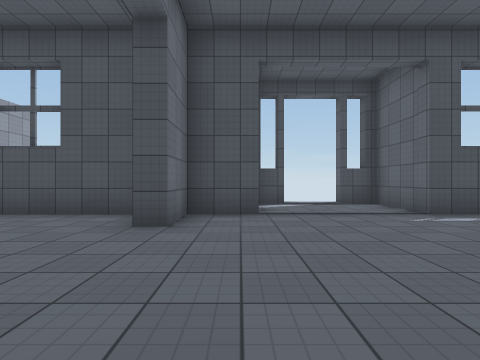
View 1 (above)

23 first-person views from a walk through a Unity game level. The camera is 1.3 m above the floor, looks level and sees 80° across. The floor is counted in squares, 2 m on a side. Each view is taken from the middle of a square. On the plan, view 1 faces up. The plan holds only what a view shows up to about 9 squares ahead; the rest is blank. The place goes on beyond the plan. The player character is not drawn. Door leaves are left out, so doorways stand open. Surface patterns are stand-ins for the level's own textures.

View 2
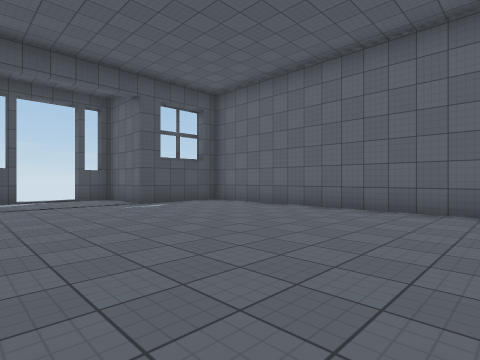

View 3
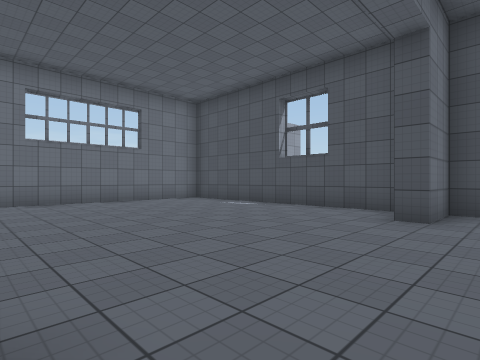

View 4
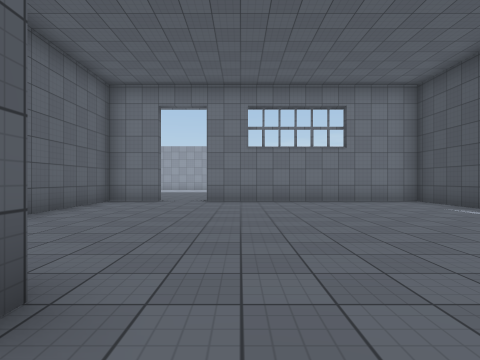

View 5
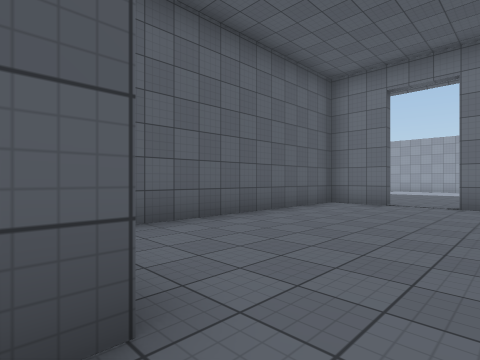

View 6
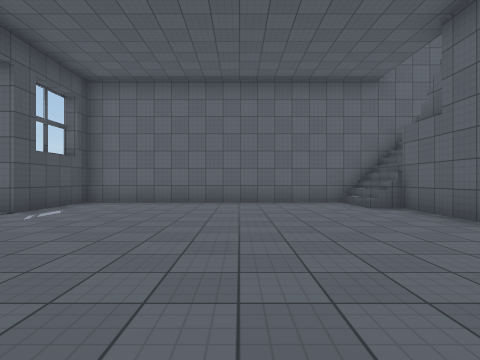

View 7
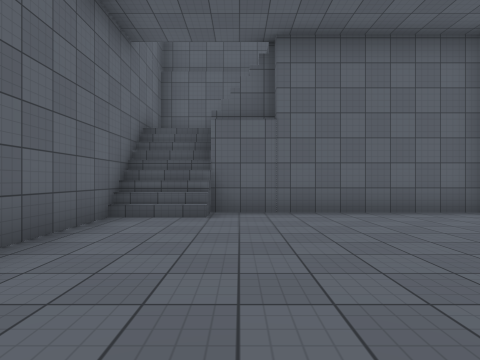

View 8
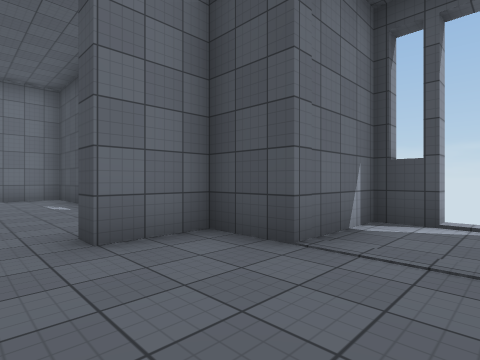

View 9
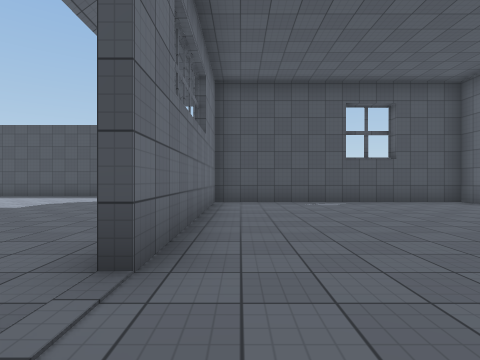

View 10
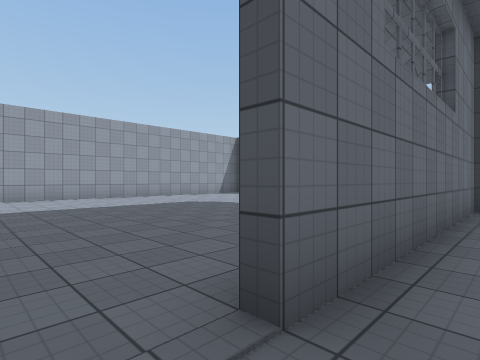

View 11
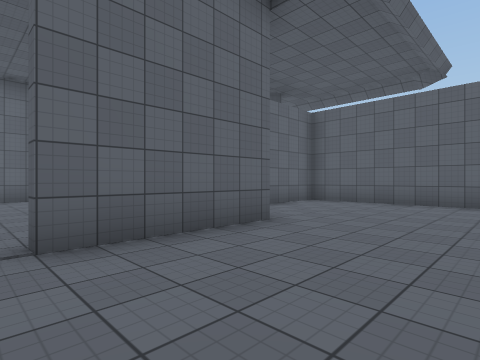

View 12
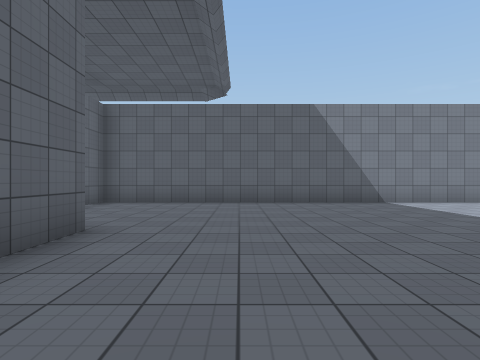

View 13
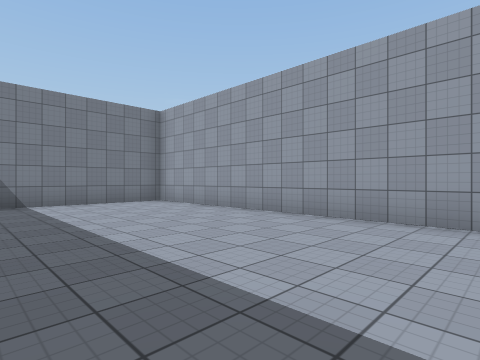

View 14
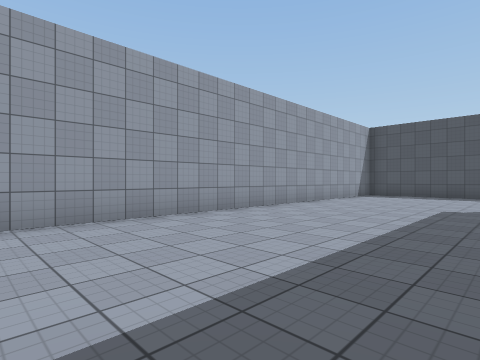

View 15
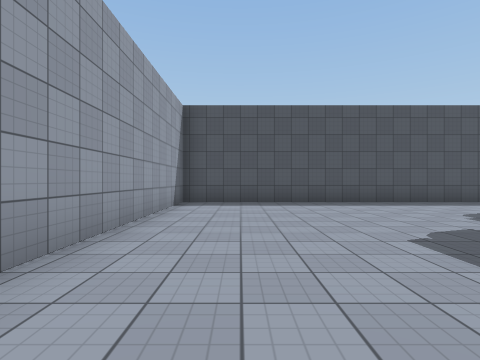

View 16
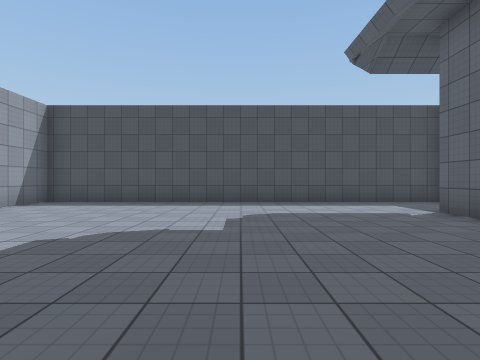

View 17
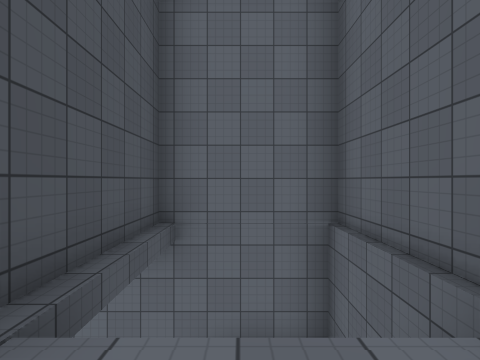

View 18
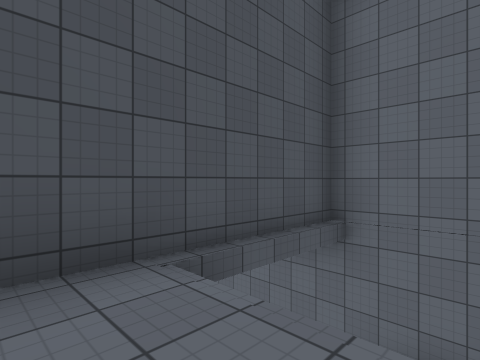

View 19
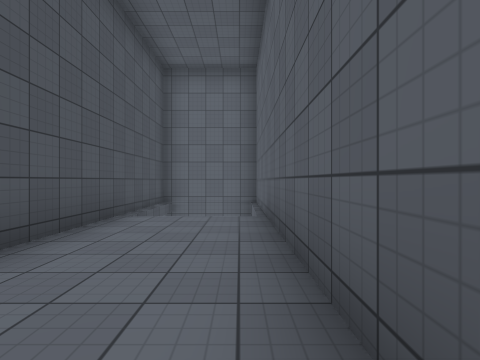

View 20
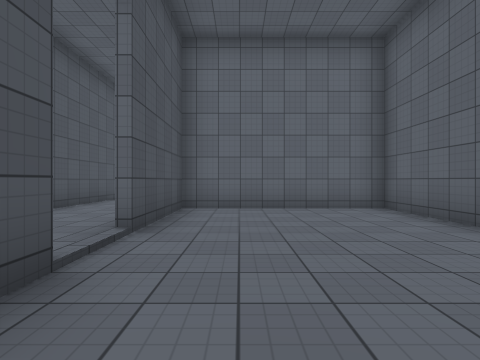

View 21
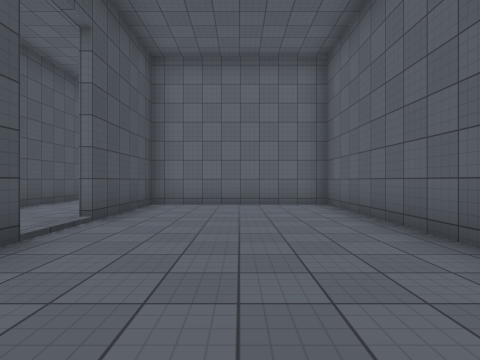

View 22
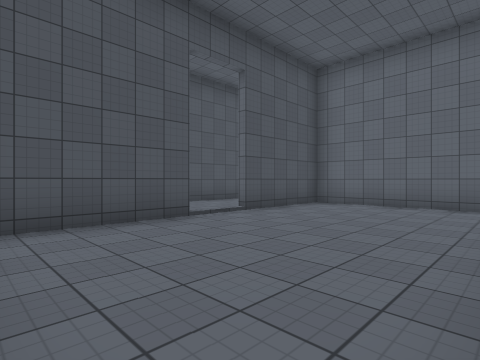

View 23
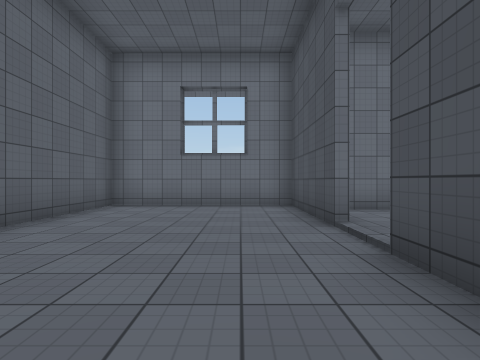

### Floor plan
Key: @ floor where view 1 was taken; # wall or solid block; x gap in a wall; . main floor; : floor 3.75 m higher than the main floor; + floor 7.75 m higher than the main floor; / step, stairs or slope; D open door.
Columns run from 19 left of view 1 to 7 right of it. Each row starts with its distance up from view 1.
  9 #############
  8 #...........       #xDx#
  7 #...........       #.D.#
  6 #..........#########...####
  5 #.........##......#.......#
  4 #.........#.......#.......#
  3 #.........#...............#
  2 #.........#...............#
  1 #.........#...............#
  0 #.........#........@......#
 -1 #.........D...............#
 -2 #.........D.......#.....//#
 -3 #.........#.......######//#
 -4 #.........###/////++++/  :#
 -5 #.........###+++++++++// :#
 -6 #.......... ####+##########
 -7 #..........//+++++++#
 -8 #..........//+++++++#
 -9 #..........//+++++++#
-10 #..........#/+++++++#
-11 #####################

Positions as (right, up) in squares from view 1, and headings:
1: (0, 0), facing up
2: (0, -2), facing up-right
3: (0, -1), facing up-left
4: (0, 0), facing left
5: (-1, 0), facing down-left
6: (-2, 1), facing right
7: (4, 3), facing down
8: (2, 3), facing up-left
9: (-8, -3), facing up
10: (-8, -2), facing up-left
11: (-12, -2), facing down-right
12: (-11, -2), facing down
13: (-14, -2), facing down-left
14: (-14, -4), facing up-left
15: (-17, 0), facing up
16: (-13, 0), facing up
17: (2, -4), facing right
18: (2, -5), facing up-right
19: (-2, -5), facing right
20: (-6, -7), facing right
21: (-7, -8), facing right
22: (-7, -10), facing up-right
23: (0, -7), facing left
